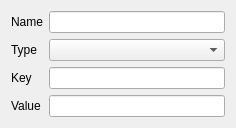
<?xml version="1.0" encoding="UTF-8"?>
<ui version="4.0">
 <class>FilterEditor</class>
 <widget class="QWidget" name="FilterEditor">
  <property name="geometry">
   <rect>
    <x>0</x>
    <y>0</y>
    <width>236</width>
    <height>125</height>
   </rect>
  </property>
  <property name="sizePolicy">
   <sizepolicy hsizetype="MinimumExpanding" vsizetype="Fixed">
    <horstretch>0</horstretch>
    <verstretch>0</verstretch>
   </sizepolicy>
  </property>
  <layout class="QGridLayout" name="gridLayout">
   <item row="1" column="1">
    <widget class="QComboBox" name="typeCombo"/>
   </item>
   <item row="1" column="0">
    <widget class="QLabel" name="typeLabel">
     <property name="text">
      <string>Type</string>
     </property>
    </widget>
   </item>
   <item row="3" column="1">
    <widget class="QLineEdit" name="valueEdit"/>
   </item>
   <item row="2" column="1">
    <widget class="QLineEdit" name="keyEdit"/>
   </item>
   <item row="2" column="0">
    <widget class="QLabel" name="keyLabel">
     <property name="text">
      <string>Key</string>
     </property>
    </widget>
   </item>
   <item row="3" column="0">
    <widget class="QLabel" name="valueLabel">
     <property name="text">
      <string>Value</string>
     </property>
    </widget>
   </item>
   <item row="0" column="0">
    <widget class="QLabel" name="nameLabel">
     <property name="text">
      <string>Name</string>
     </property>
    </widget>
   </item>
   <item row="0" column="1">
    <widget class="QLineEdit" name="nameEdit"/>
   </item>
  </layout>
 </widget>
 <resources/>
 <connections/>
</ui>
